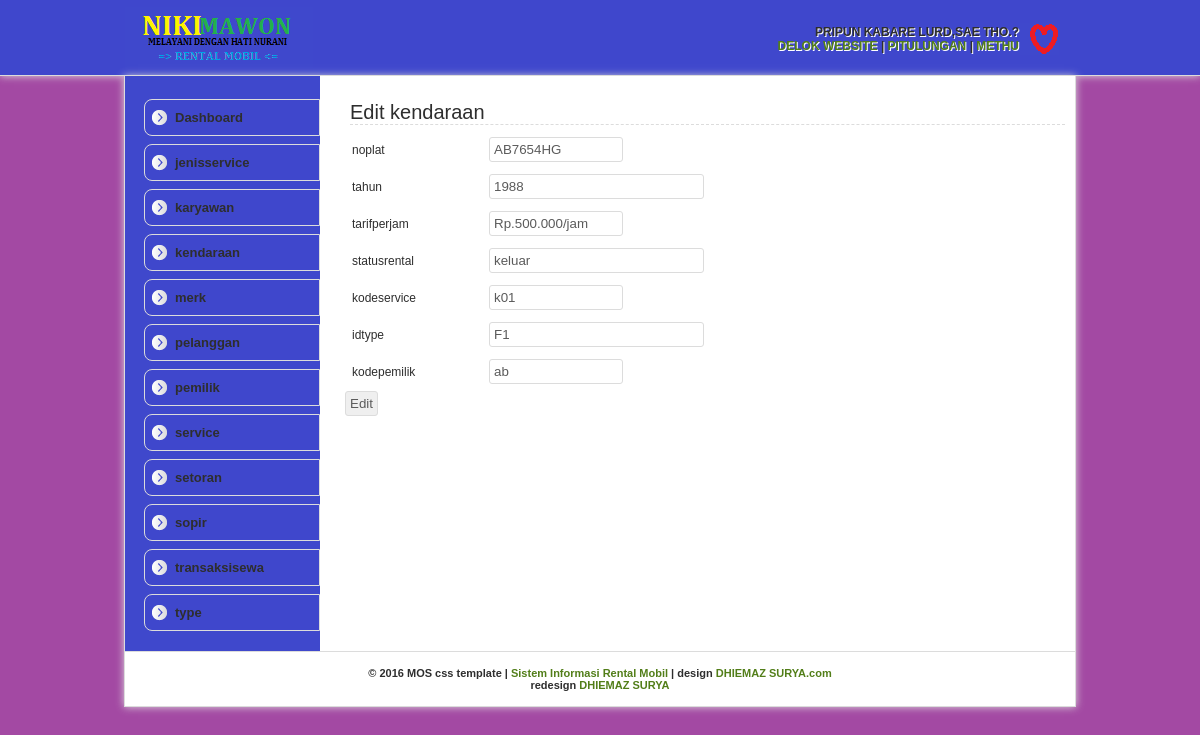
/kendaraan/editkendaraan.php?noplat=AB7654HG, run on the app's committed database.
### tables this page shows
CREATE TABLE `kendaraan` (
  `noplat` text NOT NULL,
  `tahun` text NOT NULL,
  `tarifperjam` varchar(20) NOT NULL,
  `statusrental` text NOT NULL,
  `kodeservice` text NOT NULL,
  `idtype` text NOT NULL,
  `kodepemilik` text NOT NULL
);

### kendaraan/editkendaraan.php (the view, shortened to what this page needs)
<html>
<head>
<link rel="shortcut icon" href="stylesheet/img/devil-icon.png">
<link rel="stylesheet" type="text/css" href="../mos-css/mos-style.css">
</head>
<body>
<div id="header">
	<div class="inHeader">
		<div class="mosAdmin">
		<b>PRIPUN KABARE LURD,SAE THO.?<br>
		 <a href="">DELOK WEBSITE</a> | <a href="">PITULUNGAN</a> | <a href="../logout.php">METHU</a>
		</div>
	</div>
</div>
<div id="wrapper">
	<div id="leftBar">
	<ul>
		<li><a href="../index.php">Dashboard</a></li>
		<li><a href="../jenisservice/tjenisservice.php">jenisservice</a></li>
		<li><a href="../karyawan/tkaryawan.php">karyawan</a></li>
		<li><a href="../kendaraan/tkendaraan.php">kendaraan</a></li>
		<li><a href="../merk/tmerk.php">merk</a></li>
		<li><a href="../pelanggan/tpelanggan.php">pelanggan</a></li>
		<li><a href="../pemilik/tpemilik.php">pemilik</a></li>
		<li><a href="../service/tservice.php">service</a></li>
		<li><a href="../setoran/tsetoran.php">setoran</a></li>
		<li><a href="../sopir/tsopir.php">sopir</a></li>
		<li><a href="../transaksisewa/ttransaksisewa.php">transaksisewa</a></li>
		<li><a href="../type/ttype.php">type</a></li>
	</ul>
	</div>
	<div id="rightContent">
	<h3>Edit kendaraan</h3>
	<?php
	$noplat = $_GET['noplat'];
	$tampil = "select * from kendaraan where noplat='$noplat'";
	$hasil = mysql_query($tampil);
	echo "<form action=editkendaraandua.php method=POST>";
	echo "<table width=95% border='1'>";
	while($data = mysql_fetch_array($hasil)){
		echo "<tr><td width=125px>noplat </td>
		<td><input type=text class=pendek name=noplat value='$data[noplat]' readonly></td></tr>";
		echo "<tr><td>tahun </td>
		<td><input type=text class=sedang name=tahun value='$data[tahun]'></td></tr>";
		echo "<tr><td>tarifperjam </td>
		<td> <input type=text class=pendek name=tarifperjam value='$data[tarifperjam]'></td></tr>";
		echo "<tr><td>statusrental </td>
		<td> <input type=text class=sedang name=statusrental value='$data[statusrental]'></td></tr>";
		echo "<tr><td>kodeservice </td>
		<td> <input type=text  class=pendek name=kodeservice value='$data[kodeservice]'></td></tr>";
		echo "<tr><td>idtype </td>
		<td> <input type=text class=sedang name=idtype value='$data[idtype]'></td></tr>";
		echo "<tr><td>kodepemilik </td>
		<td> <input type=text  class=pendek name=kodepemilik value='$data[kodepemilik]'></td></tr>";
	}
	echo "</table>";
	echo "<input type=Submit name=edit value=Edit>";
	echo "</form>";
?>
	</div>
<div id="footer">
	&copy; 2016 MOS css template | <a href="SI KANCHEL.com">Sistem Informasi Rental Mobil</a> | design <a href="http://DHIEMAZ SURYA.com" rel="nofollow" target="_blank">DHIEMAZ SURYA.com</a><br>redesign <a href="DHIEMAZ SURYA.blogspot.com">DHIEMAZ SURYA</a>
</div>
</div>
</body>
</html>

### mos-css/mos-style.css (style rules this page uses)
body { background: url(img/latar.jpg); margin: 0; padding: 0; font-family: Arial; font-size: 12px; color: #2e2e2e; text-align: center; }
a { color: #527e19; text-decoration: none; }
input { padding: 4px;color: #5b5b5b;border: 1px solid #dcdcdc; -moz-border-radius: 3px;-webkit-border-radius: 3px;-o-border-radius: 3px; }
input.sedang { width: 40%; }
input.pendek { width: 25%; }
table { border:none;font-size: 12px; }
td { border:none; padding: 5px; }
#header { width: 100%; border-bottom: 1px solid #dcdcdc; background: url(img/headerbg.jpg) repeat left; height: 75px; z-index: 1000; -moz-box-shadow: 0px 0px 8px #dcdcdc; -webkit-box-shadow: 0px 0px 8px #dcdcdc; }
.inHeader { float: center; background: url(img/logo.png) no-repeat left center; margin: auto; width: 920px; height: 45px; padding: 15px; border-right: 0px solid #dcdcdc; border-left: 0px solid #dcdcdc; }
.mosAdmin { float: right; border: 0px solid #dcdcdc; margin: 0 1px 0 auto; text-align: right; padding: 10px 40px 10px 10px; background: url(img/Administrator.png) no-repeat right center; text-shadow: 1px 1px #fff; }
#wrapper { width: 950px; padding: 15px 0 0 0; position: relative; border-left: 1px solid #dcdcdc; border-right: 1px solid #dcdcdc; border-bottom: 1px solid #dcdcdc; float: center; margin: auto; text-align: left; background: #fff url(img/bg_kiri.png) repeat-y; -moz-box-shadow: 0px 0px 8px #dcdcdc; -webkit-box-shadow: 0px 0px 8px #dcdcdc; }
#leftBar { width: 185px; float: left; padding: 0 0 20px 10px; border-right: 0px solid #dcdcdc; text-align: left; }
#leftBar ul { list-style: none;padding: 0; margin: 0;font-size: 13px; }
#leftBar ul li { width: 164px; background: url(img/icon-left.png) no-repeat left center, url(img/green.jpg) repeat left center; padding: 10px 0 10px 10px; margin-top: 8px;margin-left: 9px; border: 1px solid #dcdcdc; -moz-border-radius-topleft: 8px;-moz-border-radius-bottomleft: 8px; -webkit-border-top-left-radius: 8px;-webkit-border-bottom-left-radius: 8px; -o-border-top-left-radius: 8px;-o-border-bottom-left-radius: 8px; }
#leftBar ul li a { width: 100%; color: #2e2e2e; cursor: pointer; padding: 10px 65px 10px 20px; -webkit-transition: padding-left 250ms ease-out; -moz-transition: padding-left 250ms ease-out; -o-transition: padding-left 250ms ease-out; }
#rightContent { width: 725px; padding: 5px; float: right; border-left: 0px solid #dcdcdc; text-align: left; background: #fff; }
#rightContent h3 { font-size: 20px; font-weight: normal; padding: 0; margin: 5px; border-bottom: 1px dashed #dcdcdc; }
#footer { width: 950px; padding: 15px 0 15px 0; text-align: center; font-size: 11px; border-top: 1px solid #dcdcdc; background: #fff; }

### data on the page
kendaraan: noplat "AB7654HG", tahun "1988", tarifperjam "Rp.500.000/jam", statusrental "keluar", kodeservice "k01", idtype "F1", kodepemilik "ab"
